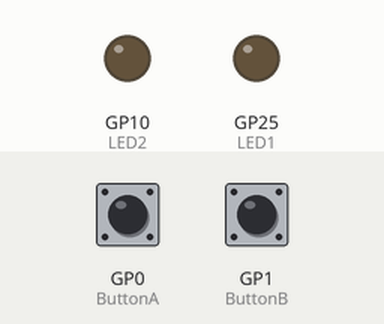
Simulated run of this program. Board: Raspberry Pi Pico running MicroPython. On the bench: output pins drawn as LEDs (lit = HIGH). Inputs (shaded band) come from the test bench; at power-on: GP0 (ButtonA) LOW, GP1 (ButtonB) LOW.

Above: at 1.2 s.
1.3 s: GP0 (ButtonA) pulled HIGH for 0.15 s
At 2.0 s:
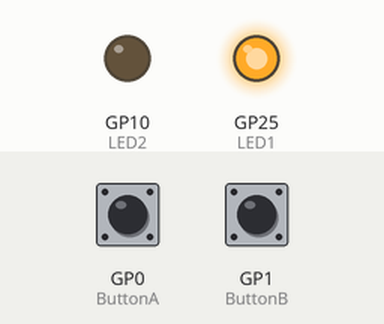
2.9 s: GP1 (ButtonB) pulled HIGH for 0.15 s
At 3.3 s:
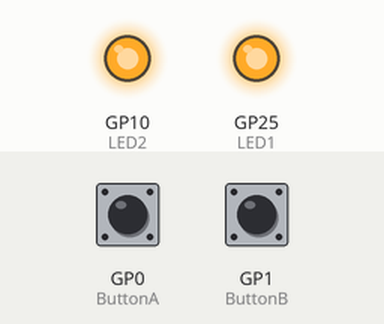
4.5 s: GP0 (ButtonA) pulled HIGH for 1 s
At 5.7 s:
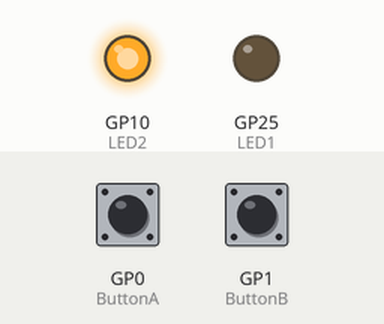
7.0 s: GP0 (ButtonA) pulled HIGH for 3.2 s
At 7.6 s:
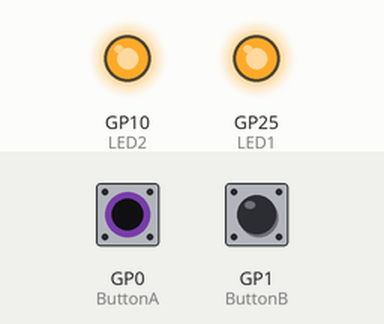
11.7 s: GP1 (ButtonB) pulled HIGH for 1 s
At 12.3 s:
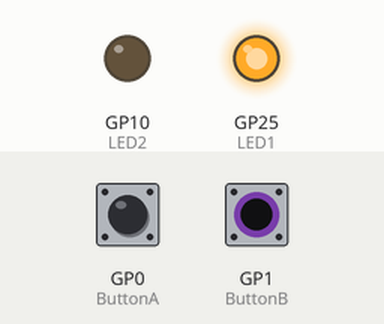
Timing chart, 0 to 14.7 s (numbered marks = the images above; inputs shaded):
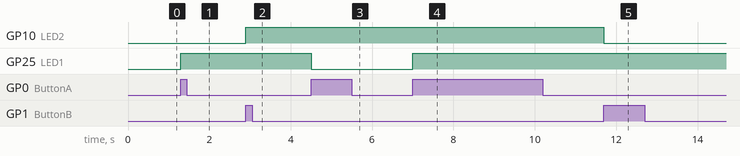

The program:

Experiment_5.py
```python
import machine

#Setup 2 digital outputs to drive LEDs
LED1 = machine.Pin(25,machine.Pin.OUT)
LED2 = machine.Pin(10,machine.Pin.OUT)

#Setup 2 digital inputs for buttons
ButtonA  = machine.Pin(0, machine.Pin.IN,
                       machine.Pin.PULL_DOWN)
ButtonB  = machine.Pin(1,machine.Pin.IN,
                       machine.Pin.PULL_DOWN)

#initialise the LEDs as ‘Off’
LEDState1 = False
LEDState2 = False

#These IRQ Handlers toggle the variables we use to light
#the LEDs. They check which pin caused the IRQ so 1 button
#controls the onboard LED and the other button controls
#the breadboard LED

def ButtonAIRQHandler(pin):
    global LEDState1
    if pin == ButtonA:
        if LEDState1 == True:
            LEDState1 = False
        else:
            LEDState1 = True

def ButtonBIRQHandler(pin):
      global LEDState2
      if pin == ButtonB:
        if LEDState2 == True:
            LEDState2 = False
        else:
            LEDState2 = True

#setup the IRQ and hook it to the handler
ButtonA.irq(trigger = machine.Pin.IRQ_RISING,
            handler =  ButtonAIRQHandler)
ButtonB.irq(trigger = machine.Pin.IRQ_RISING,
            handler =  ButtonBIRQHandler)

#now loop and light each LED with its LED State
while True:
    LED1.value(LEDState1)
    LED2.value(LEDState2)
```

Measured:
- after the input at 1.3 s, GP25 (LED1): LOW → HIGH at once
- after the input at 2.9 s, GP10 (LED2): LOW → HIGH at once
- after the input at 4.5 s, GP25 (LED1): HIGH → LOW at once
- after the input at 7.0 s, GP25 (LED1): LOW → HIGH at once
- after the input at 11.7 s, GP10 (LED2): HIGH → LOW at once
